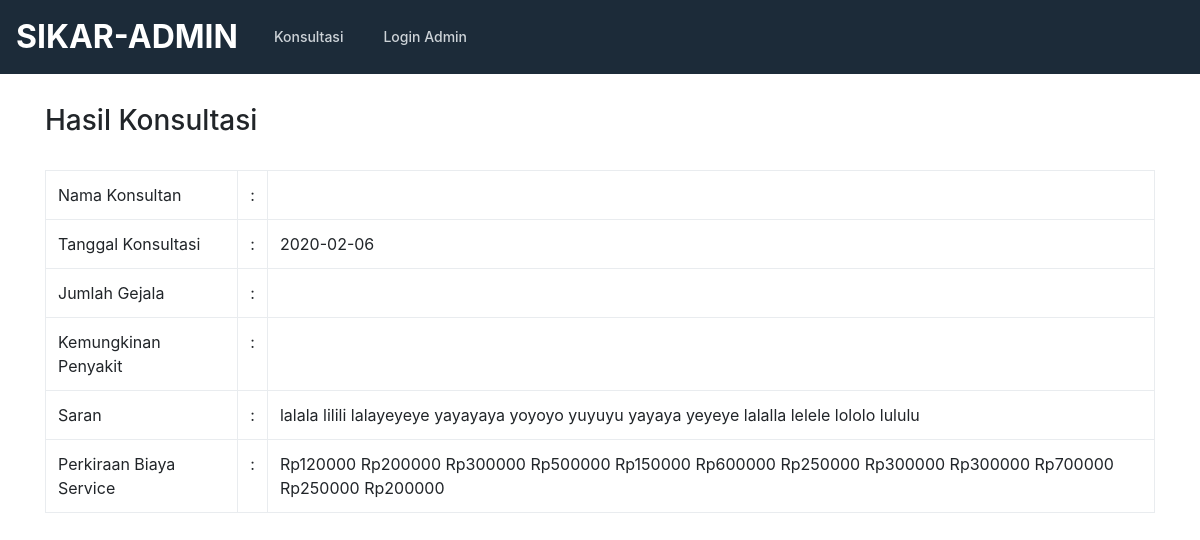
Screenshot of /hasil.php with the database file from the repository.
### tables this page shows
CREATE TABLE `penyakit` (
  `id_penyakit` int(12) NOT NULL,
  `kode_penyakit` varchar(100) NOT NULL,
  `nama_penyakit` varchar(100) NOT NULL,
  `saran` text,
  `biaya_service` int(10) NOT NULL
);

### hasil.php (the view, shortened to what this page needs)
<!doctype html>
<html lang="en">
  <head>
    <link href="css/bootstrap.min.css" rel="stylesheet">
    <link href="css/style.css" rel="stylesheet">
    <link href="css/jquery.dataTables.min.css" rel="stylesheet"/>
  </head>
  <body>
    <?php include "header.php"; ?>
    <section>
        <div class="container">
            <div class="row">
                <div class="col-md-12">
                    <h3>Hasil Konsultasi</h3>
                    <br/>
                    <div class="row">
                        <div class="col-md-12">
                            <table class="table table-bordered">
                                <tbody>
                                    <tr>
                                        <td>Nama Konsultan</td>
                                        <td>:</td>
                                        <td><?php echo $_POST['nama']?></td>
                                    </tr>
                                    <tr>
                                        <td>Tanggal Konsultasi</td>
                                        <td>:</td>
                                        <td><?php echo date("Y-m-d")?></td>
                                    </tr>
                                    <tr>
                                        <td>Jumlah Gejala</td>
                                        <td>:</td>
                                        <td>
                                        </td>
                                    </tr>
                                    <tr>
                                        <td>Kemungkinan Penyakit</td>
                                        <td>:</td>
                                        <td>
                                        </td>
                                    </tr>
                                    <tr>
                                        <td>Saran</td>
                                        <td>:</td>
                                        <td>
                                            <?php
                                                include "conn.php";
                                                $hasil_akhir = $_SESSION['hasil_penyakit'];
                                                $query = mysqli_query($koneksi,"SELECT * FROM penyakit
                                                                WHERE nama_penyakit LIKE '%$hasil_akhir%'");
                                                while ($data=mysqli_fetch_array($query)) {
                                            ?>
                                            <?php echo $data['saran']; ?>
                                            <?php
                                                }
                                            ?>
                                        </td>
                                    </tr>
                                    <tr>
                                        <td>Perkiraan Biaya Service</td>
                                        <td>:</td>
                                        <td>
                                            <?php
                                                include "conn.php";
                                                $hasil_akhir = $_SESSION['hasil_penyakit'];
                                                $query = mysqli_query($koneksi,"SELECT * FROM penyakit
                                                                WHERE nama_penyakit LIKE '%$hasil_akhir%'");
                                                while ($data=mysqli_fetch_array($query)) {
                                            ?>
                                            Rp<?php echo $data['biaya_service']; ?>
                                            <?php
                                                }
                                            ?>
                                        </td>
                                    </tr>
                                </tbody>
                            </table>
                        </div>
                    </div>
                </div>
            </div>
        </div>
    </section>
  </body>
</html>

### css/style.css (style rules this page uses)
.container { position: relative; overflow: hidden; }
section { padding:30px 0; }

### rows the page displays
penyakit: saran "lalala", biaya_service "120000"
penyakit: saran "lilili", biaya_service "200000"
penyakit: saran "lalayeyeye", biaya_service "300000"
penyakit: saran "yayayaya", biaya_service "500000"
penyakit: saran "yoyoyo", biaya_service "150000"
penyakit: saran "yuyuyu", biaya_service "600000"
penyakit: saran "yayaya", biaya_service "250000"
penyakit: saran "yeyeye", biaya_service "300000"
penyakit: saran "lalalla", biaya_service "300000"
penyakit: saran "lelele", biaya_service "700000"
penyakit: saran "lololo", biaya_service "250000"
penyakit: saran "lululu", biaya_service "200000"
